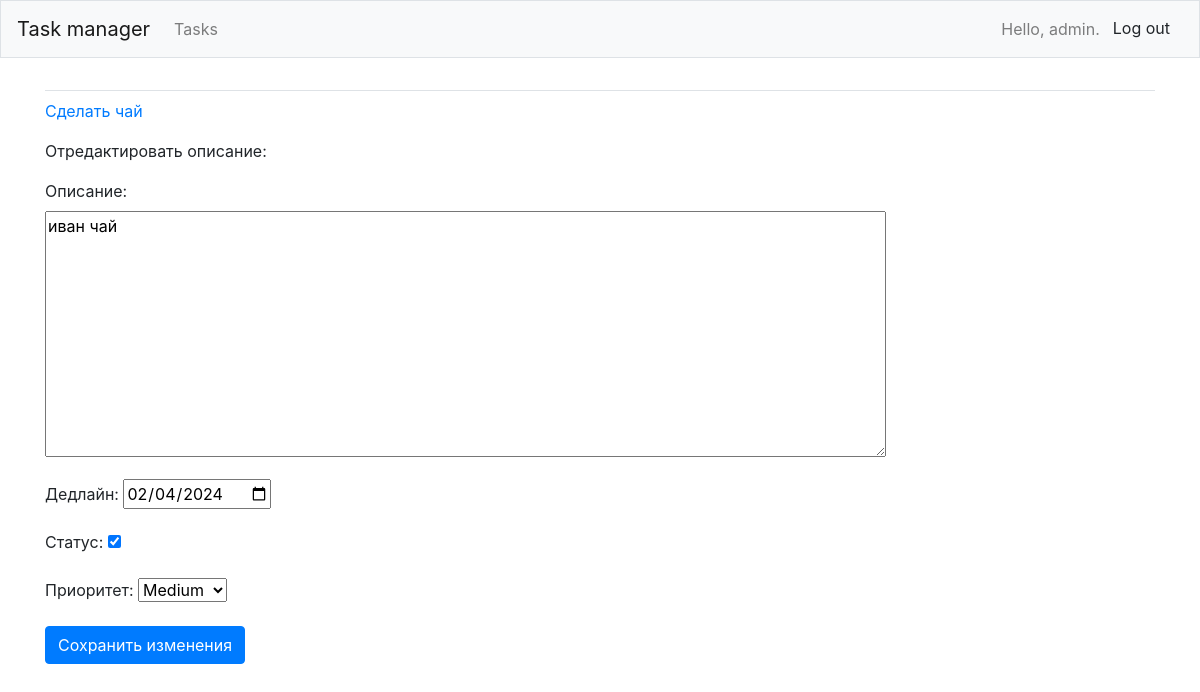
The page /edit_entry/4/ (signed in) on the database its author committed.
### tasks1/models.py (models this page shows, shortened)
class TodoList(models.Model):
    task_name = models.CharField(max_length=200)
    owner = models.ForeignKey(User, on_delete=models.CASCADE)
    def __str__(self):
        return self.task_name

class Entry(models.Model):
    task = models.ForeignKey(TodoList, on_delete=models.CASCADE)
    description = models.TextField()
    deadline = models.DateField(auto_now_add=False)
    status = models.BooleanField(default=False)
    priority = models.CharField(max_length=10, choices=(("high", "High"), ("medium", "Medium"), ("low", "Low")))
    class Meta:
        verbose_name_plural = 'entries'

### tasks1/views.py (the view)
# urls.py: path('edit_entry/<int:entry_id>/', views.edit_entry, name='edit_entry'),
@login_required
def edit_entry(request, entry_id):
    entry = Entry.objects.get(id=entry_id)
    task = entry.task
    if task.owner != request.user:
        raise Http404
    if request.method != 'POST':
        form = EntryForm(instance=entry)
    else:
        form = EntryForm(instance=entry, data=request.POST)
        if form.is_valid():
            form.save()
            return redirect('tasks1:task', task_id=task.id)
    context = {'entry': entry, 'task': task, 'form': form}
    return render(request, 'tasks1/edit_entry.html', context)

### tasks1/forms.py
class EntryForm(forms.ModelForm):
    class Meta:
        model = Entry
        fields = ['description', 'deadline', 'status', 'priority']
        labels = {'description': 'Описание', 'deadline': 'Дедлайн', 'status': 'Статус', 'priority': 'Приоритет'}
        widgets = {'description': forms.Textarea(attrs={'cols': 80}), 'deadline': forms.DateInput(attrs={'type': 'date'})}

### tasks1/templates/tasks1/edit_entry.html (shortened to what this page needs)
{% extends "tasks1/base.html" %}
{% block content %}
    <div class="row">
        <div class="col-md-6">
            <p><a href="{% url 'tasks1:task' task.id %}">{{ task }}</a></p>
            <p>Отредактировать описание:</p>
            <form action="{% url 'tasks1:edit_entry' entry.id %}" method='post'>
                {{ form.as_p }}
                <button type="submit" class="btn btn-primary">Сохранить изменения</button>
            </form>
        </div>
    </div>
{% endblock content %}

### tasks1/templates/tasks1/base.html (shortened to what this page needs)
{% load bootstrap4 %}
<!DOCTYPE html>
<html lang="en">
<head>
    {% bootstrap_css %}
</head>
<body>
<nav class="navbar navbar-expand-md navbar-light bg-light mb-4 border">
    <a class="navbar-brand" href="{% url 'tasks1:index' %}">
        Task manager
    </a>
    <div class="collapse navbar-collapse" id="navbarCollapse">
        <ul class="navbar-nav mr-auto">
            <li class="nav-item">
                <a class="nav-link" href="{% url 'tasks1:tasks' %}">
                    Tasks
                </a>
            </li>
        </ul>
        <ul class="navbar-nav ml-auto">
            {% if user.is_authenticated %}
                <li class="nav-item">
                    <span class="navbar-text">Hello, {{ user.username }}.</span>
                </li>
                <li class="nav-item">
                    <form action="{% url 'users:logout' %}" method="post">
                        <button type="submit" class="btn btn-light">Log out</button>
                    </form>
                </li>
            {% endif %}
        </ul>
    </div>
</nav>
<main role="main" class="container">
    <div class="pb-2 mb-2 border-bottom">
    </div>
    <div>
        {% block content %}{% endblock content %}
    </div>
</main>
</body>
</html>

### rows shown on the page
TodoList: task_name "Сделать чай"
Entry: description "иван чай", deadline "02/04/2024", status "☑", priority "Medium"

### other values the page prints
{{ user.username }} "admin"
